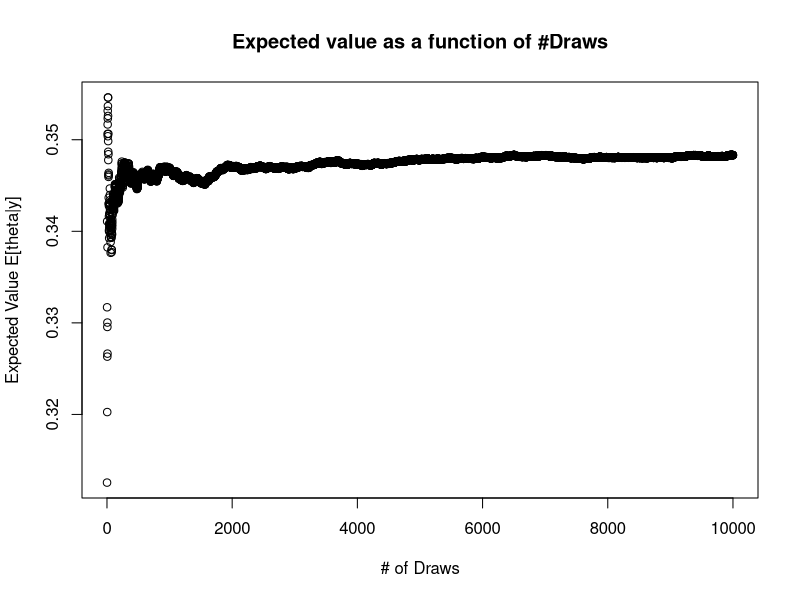
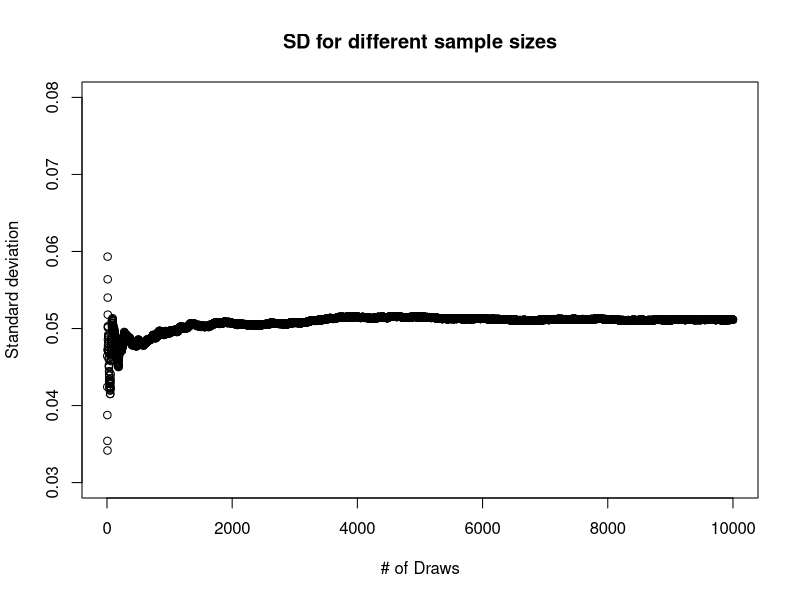

Write R code to recreate these figures, in order.
## ---- chunk 1
knitr::opts_chunk$set(echo = TRUE, warning = FALSE, message = FALSE)
## ---- chunk 2
###############################################################################
##                  TASK 1                                                   ##
###############################################################################
###############################################################################
##                  TASK 1a                                                  ##
###############################################################################
n = 70
success = 22
failures = n - success
alpha = 8
b = 8

lhs = alpha + success
rhs = b + failures
nDraws = 10000

SD = c()
E = c()
result = c()
for (n in seq(1, nDraws, 1)){
  result[n] = rbeta(n, lhs, rhs) # Accumulating number of n draws
  SD[n] = sd(result) 
  E[n] = mean(result) 
}

plot(E, main = "Expected value as a function of #Draws", 
     xlab = "# of Draws", ylab = "Expected Value E[theta|y]")
# The true value E = alpha / (alpha + beta)
# where our posterior gives (alpha = lhs) and (beta = rhs)
sprintf("True Mean: %f" ,lhs / (lhs+ rhs))
sprintf("Posterior mean: %f" ,E[nDraws])


plot(SD, main = "SD for different sample sizes", xlab = "# of Draws",
     ylab = "Standard deviation", ylim = c(0.03,0.08))
# The true value 
# SD = sqrt((alpha * beta) / (((alpha + beta)^2) *(alpha + beta + 1)))
# where our posterior gives (alpha = lhs) and (beta = rhs)
sprintf("True SD: %f", sqrt((lhs *rhs) / (((lhs + rhs)^2) *(lhs + rhs + 1))))
SD[nDraws] 

